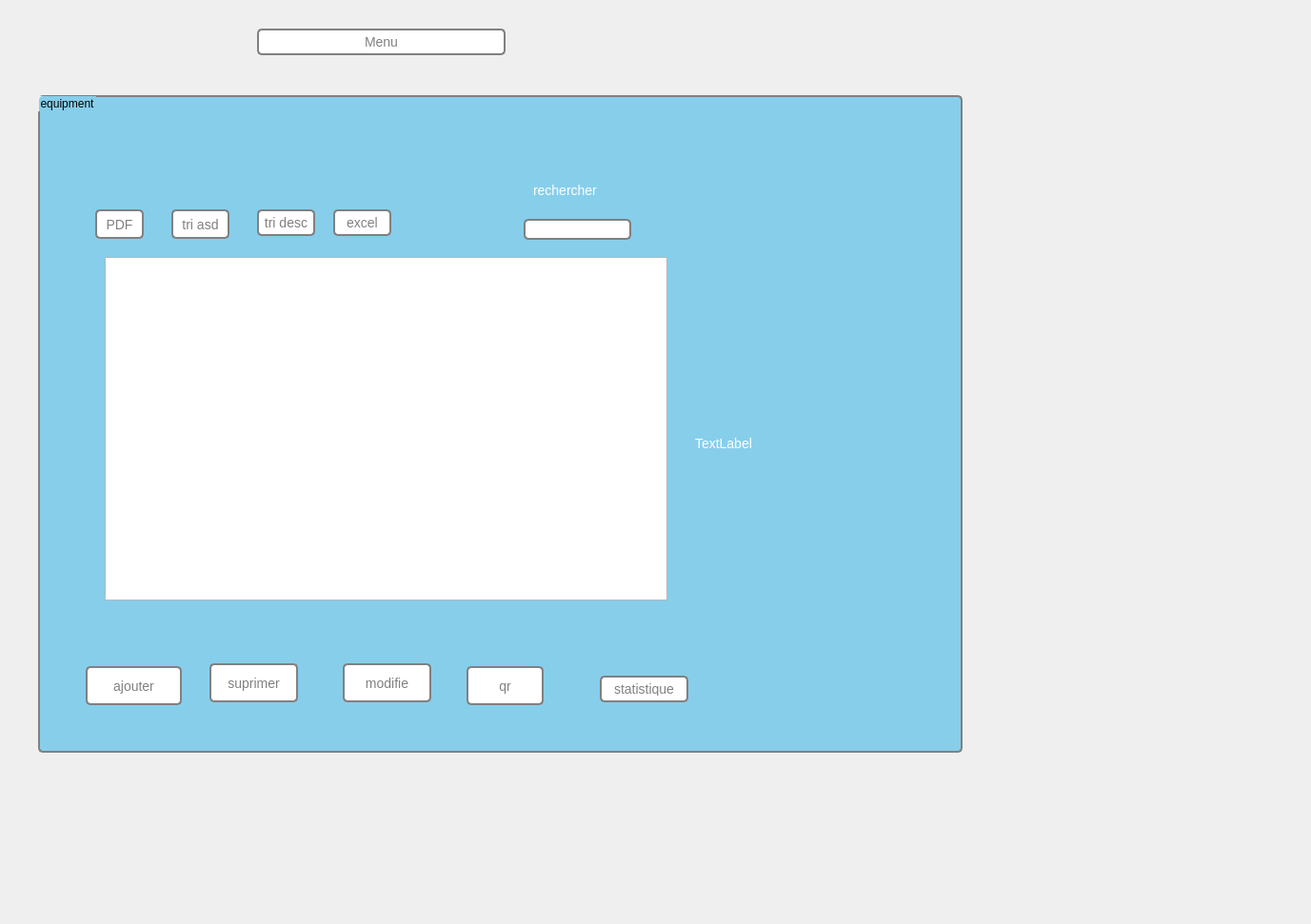
<?xml version="1.0" encoding="UTF-8"?>
<ui version="4.0">
 <class>jawher</class>
 <widget class="QDialog" name="jawher">
  <property name="geometry">
   <rect>
    <x>0</x>
    <y>0</y>
    <width>1377</width>
    <height>971</height>
   </rect>
  </property>
  <property name="windowTitle">
   <string>Dialog</string>
  </property>
  <property name="styleSheet">
   <string notr="true">QGroupBox {
  background-color: #87CEEB; /* blue sky color */
  border: 2px solid gray;
  border-radius: 5px;
  padding: 5px;
}

QLabel {
  color: white;
  font-size: 14px;
}

QLineEdit {
  background-color: white;
  border: 2px solid gray;
  border-radius: 5px;
  padding: 2px;
}

QPushButton {
  background-color: white;
  border: 2px solid gray;
  border-radius: 5px;
  color: gray;
  padding: 5px;
  font-size: 14px;
}

QPushButton:hover {
  background-color: gray;
  color: white;
}</string>
  </property>
  <widget class="QStackedWidget" name="stackedWidget">
   <property name="geometry">
    <rect>
     <x>20</x>
     <y>80</y>
     <width>1001</width>
     <height>761</height>
    </rect>
   </property>
   <property name="currentIndex">
    <number>0</number>
   </property>
   <widget class="QWidget" name="page">
    <widget class="QGroupBox" name="groupBox">
     <property name="geometry">
      <rect>
       <x>20</x>
       <y>20</y>
       <width>971</width>
       <height>691</height>
      </rect>
     </property>
     <property name="title">
      <string>equipment</string>
     </property>
     <widget class="QPushButton" name="pushButton">
      <property name="geometry">
       <rect>
        <x>50</x>
        <y>600</y>
        <width>101</width>
        <height>41</height>
       </rect>
      </property>
      <property name="text">
       <string>ajouter</string>
      </property>
     </widget>
     <widget class="QLabel" name="label">
      <property name="geometry">
       <rect>
        <x>520</x>
        <y>90</y>
        <width>91</width>
        <height>20</height>
       </rect>
      </property>
      <property name="text">
       <string>rechercher</string>
      </property>
     </widget>
     <widget class="QLineEdit" name="rechercher">
      <property name="geometry">
       <rect>
        <x>510</x>
        <y>130</y>
        <width>113</width>
        <height>22</height>
       </rect>
      </property>
     </widget>
     <widget class="QPushButton" name="supprimerbutton">
      <property name="geometry">
       <rect>
        <x>180</x>
        <y>597</y>
        <width>93</width>
        <height>41</height>
       </rect>
      </property>
      <property name="text">
       <string>suprimer</string>
      </property>
     </widget>
     <widget class="QPushButton" name="btn_update">
      <property name="geometry">
       <rect>
        <x>320</x>
        <y>597</y>
        <width>93</width>
        <height>41</height>
       </rect>
      </property>
      <property name="text">
       <string>modifie</string>
      </property>
     </widget>
     <widget class="QPushButton" name="statestique">
      <property name="geometry">
       <rect>
        <x>590</x>
        <y>610</y>
        <width>93</width>
        <height>28</height>
       </rect>
      </property>
      <property name="text">
       <string>statistique</string>
      </property>
     </widget>
     <widget class="QPushButton" name="pdf">
      <property name="geometry">
       <rect>
        <x>60</x>
        <y>120</y>
        <width>51</width>
        <height>31</height>
       </rect>
      </property>
      <property name="text">
       <string>PDF</string>
      </property>
     </widget>
     <widget class="QPushButton" name="tri">
      <property name="geometry">
       <rect>
        <x>140</x>
        <y>120</y>
        <width>61</width>
        <height>31</height>
       </rect>
      </property>
      <property name="text">
       <string>tri asd</string>
      </property>
     </widget>
     <widget class="QPushButton" name="tri2">
      <property name="geometry">
       <rect>
        <x>230</x>
        <y>120</y>
        <width>61</width>
        <height>28</height>
       </rect>
      </property>
      <property name="text">
       <string>tri desc</string>
      </property>
     </widget>
     <widget class="QPushButton" name="excel">
      <property name="geometry">
       <rect>
        <x>310</x>
        <y>120</y>
        <width>61</width>
        <height>28</height>
       </rect>
      </property>
      <property name="text">
       <string>excel</string>
      </property>
     </widget>
     <widget class="QTableView" name="table_eq">
      <property name="geometry">
       <rect>
        <x>70</x>
        <y>170</y>
        <width>591</width>
        <height>361</height>
       </rect>
      </property>
     </widget>
     <widget class="QPushButton" name="qrcodegen">
      <property name="geometry">
       <rect>
        <x>450</x>
        <y>600</y>
        <width>81</width>
        <height>41</height>
       </rect>
      </property>
      <property name="text">
       <string>qr</string>
      </property>
     </widget>
     <widget class="QLabel" name="label_2">
      <property name="geometry">
       <rect>
        <x>690</x>
        <y>230</y>
        <width>241</width>
        <height>271</height>
       </rect>
      </property>
      <property name="text">
       <string>TextLabel</string>
      </property>
     </widget>
    </widget>
   </widget>
   <widget class="QWidget" name="page_3">
    <widget class="QGroupBox" name="groupBox_7">
     <property name="geometry">
      <rect>
       <x>80</x>
       <y>100</y>
       <width>421</width>
       <height>301</height>
      </rect>
     </property>
     <property name="title">
      <string>ajouter voiture</string>
     </property>
     <widget class="QPushButton" name="pushButton_13">
      <property name="geometry">
       <rect>
        <x>260</x>
        <y>170</y>
        <width>93</width>
        <height>28</height>
       </rect>
      </property>
      <property name="text">
       <string>quitter</string>
      </property>
     </widget>
     <widget class="QLabel" name="label_6">
      <property name="geometry">
       <rect>
        <x>20</x>
        <y>50</y>
        <width>56</width>
        <height>16</height>
       </rect>
      </property>
      <property name="text">
       <string>nom</string>
      </property>
     </widget>
     <widget class="QLabel" name="label_7">
      <property name="geometry">
       <rect>
        <x>10</x>
        <y>90</y>
        <width>56</width>
        <height>16</height>
       </rect>
      </property>
      <property name="text">
       <string>nombre</string>
      </property>
     </widget>
     <widget class="QLabel" name="label_8">
      <property name="geometry">
       <rect>
        <x>10</x>
        <y>140</y>
        <width>61</width>
        <height>16</height>
       </rect>
      </property>
      <property name="text">
       <string>date achat</string>
      </property>
     </widget>
     <widget class="QLabel" name="label_9">
      <property name="geometry">
       <rect>
        <x>10</x>
        <y>180</y>
        <width>61</width>
        <height>16</height>
       </rect>
      </property>
      <property name="text">
       <string>desciption</string>
      </property>
     </widget>
     <widget class="QLabel" name="label_10">
      <property name="geometry">
       <rect>
        <x>10</x>
        <y>220</y>
        <width>56</width>
        <height>16</height>
       </rect>
      </property>
      <property name="text">
       <string>video</string>
      </property>
     </widget>
     <widget class="QLabel" name="label_11">
      <property name="geometry">
       <rect>
        <x>20</x>
        <y>20</y>
        <width>56</width>
        <height>16</height>
       </rect>
      </property>
      <property name="text">
       <string>id</string>
      </property>
     </widget>
     <widget class="QPushButton" name="pushButton_12">
      <property name="geometry">
       <rect>
        <x>260</x>
        <y>100</y>
        <width>93</width>
        <height>28</height>
       </rect>
      </property>
      <property name="text">
       <string>PushButton</string>
      </property>
     </widget>
     <widget class="QLineEdit" name="lineEdit_2">
      <property name="geometry">
       <rect>
        <x>100</x>
        <y>20</y>
        <width>113</width>
        <height>22</height>
       </rect>
      </property>
     </widget>
     <widget class="QLineEdit" name="lineEdit_3">
      <property name="geometry">
       <rect>
        <x>100</x>
        <y>60</y>
        <width>113</width>
        <height>22</height>
       </rect>
      </property>
     </widget>
     <widget class="QLineEdit" name="lineEdit_4">
      <property name="geometry">
       <rect>
        <x>100</x>
        <y>90</y>
        <width>113</width>
        <height>22</height>
       </rect>
      </property>
     </widget>
     <widget class="QLineEdit" name="lineEdit_6">
      <property name="geometry">
       <rect>
        <x>100</x>
        <y>180</y>
        <width>113</width>
        <height>22</height>
       </rect>
      </property>
     </widget>
     <widget class="QLineEdit" name="lineEdit_7">
      <property name="geometry">
       <rect>
        <x>100</x>
        <y>220</y>
        <width>113</width>
        <height>22</height>
       </rect>
      </property>
     </widget>
     <widget class="QDateEdit" name="dateEdit">
      <property name="geometry">
       <rect>
        <x>100</x>
        <y>140</y>
        <width>110</width>
        <height>22</height>
       </rect>
      </property>
     </widget>
    </widget>
   </widget>
   <widget class="QWidget" name="page_2">
    <widget class="QGroupBox" name="groupBox_6">
     <property name="geometry">
      <rect>
       <x>130</x>
       <y>70</y>
       <width>421</width>
       <height>301</height>
      </rect>
     </property>
     <property name="title">
      <string>modifier voiture</string>
     </property>
     <widget class="QPushButton" name="pushButton_2">
      <property name="geometry">
       <rect>
        <x>260</x>
        <y>110</y>
        <width>93</width>
        <height>21</height>
       </rect>
      </property>
      <property name="text">
       <string>valider</string>
      </property>
     </widget>
     <widget class="QPushButton" name="pushButton_11">
      <property name="geometry">
       <rect>
        <x>270</x>
        <y>210</y>
        <width>93</width>
        <height>28</height>
       </rect>
      </property>
      <property name="text">
       <string>quitter</string>
      </property>
     </widget>
     <widget class="QLabel" name="label_3">
      <property name="geometry">
       <rect>
        <x>10</x>
        <y>90</y>
        <width>56</width>
        <height>16</height>
       </rect>
      </property>
      <property name="text">
       <string>nom</string>
      </property>
     </widget>
     <widget class="QLabel" name="label_4">
      <property name="geometry">
       <rect>
        <x>10</x>
        <y>140</y>
        <width>56</width>
        <height>16</height>
       </rect>
      </property>
      <property name="text">
       <string>nombre</string>
      </property>
     </widget>
     <widget class="QLabel" name="label_5">
      <property name="geometry">
       <rect>
        <x>10</x>
        <y>180</y>
        <width>56</width>
        <height>16</height>
       </rect>
      </property>
      <property name="text">
       <string>date</string>
      </property>
     </widget>
     <widget class="QLineEdit" name="linemodifie">
      <property name="geometry">
       <rect>
        <x>100</x>
        <y>90</y>
        <width>113</width>
        <height>22</height>
       </rect>
      </property>
     </widget>
     <widget class="QLineEdit" name="linemodifienombre">
      <property name="geometry">
       <rect>
        <x>100</x>
        <y>130</y>
        <width>113</width>
        <height>22</height>
       </rect>
      </property>
     </widget>
     <widget class="QLineEdit" name="linemodifiedescr">
      <property name="geometry">
       <rect>
        <x>100</x>
        <y>210</y>
        <width>113</width>
        <height>22</height>
       </rect>
      </property>
     </widget>
     <widget class="QLineEdit" name="linemodifievideo">
      <property name="geometry">
       <rect>
        <x>100</x>
        <y>260</y>
        <width>113</width>
        <height>22</height>
       </rect>
      </property>
     </widget>
     <widget class="QDateEdit" name="datemodifier">
      <property name="geometry">
       <rect>
        <x>100</x>
        <y>180</y>
        <width>110</width>
        <height>22</height>
       </rect>
      </property>
     </widget>
     <widget class="QLabel" name="label_14">
      <property name="geometry">
       <rect>
        <x>10</x>
        <y>210</y>
        <width>61</width>
        <height>16</height>
       </rect>
      </property>
      <property name="text">
       <string>desciption</string>
      </property>
     </widget>
     <widget class="QLabel" name="label_15">
      <property name="geometry">
       <rect>
        <x>10</x>
        <y>260</y>
        <width>56</width>
        <height>16</height>
       </rect>
      </property>
      <property name="text">
       <string>video</string>
      </property>
     </widget>
     <widget class="QLineEdit" name="linemodifierid">
      <property name="geometry">
       <rect>
        <x>100</x>
        <y>50</y>
        <width>113</width>
        <height>22</height>
       </rect>
      </property>
     </widget>
    </widget>
   </widget>
   <widget class="QWidget" name="page_4">
    <widget class="QGroupBox" name="groupBox_2">
     <property name="geometry">
      <rect>
       <x>140</x>
       <y>100</y>
       <width>471</width>
       <height>241</height>
      </rect>
     </property>
     <property name="title">
      <string>suprimer</string>
     </property>
     <widget class="QLineEdit" name="idsupp">
      <property name="geometry">
       <rect>
        <x>160</x>
        <y>50</y>
        <width>113</width>
        <height>22</height>
       </rect>
      </property>
     </widget>
     <widget class="QLabel" name="label_12">
      <property name="geometry">
       <rect>
        <x>80</x>
        <y>50</y>
        <width>56</width>
        <height>16</height>
       </rect>
      </property>
      <property name="text">
       <string>id</string>
      </property>
     </widget>
     <widget class="QPushButton" name="pushButton_3">
      <property name="geometry">
       <rect>
        <x>240</x>
        <y>140</y>
        <width>93</width>
        <height>28</height>
       </rect>
      </property>
      <property name="text">
       <string>quitter</string>
      </property>
     </widget>
     <widget class="QPushButton" name="validersupp">
      <property name="geometry">
       <rect>
        <x>90</x>
        <y>140</y>
        <width>93</width>
        <height>28</height>
       </rect>
      </property>
      <property name="text">
       <string>valider</string>
      </property>
     </widget>
    </widget>
   </widget>
  </widget>
  <widget class="QPushButton" name="pushButton_4">
   <property name="geometry">
    <rect>
     <x>270</x>
     <y>30</y>
     <width>261</width>
     <height>28</height>
    </rect>
   </property>
   <property name="text">
    <string>Menu</string>
   </property>
  </widget>
 </widget>
 <resources/>
 <connections/>
</ui>
